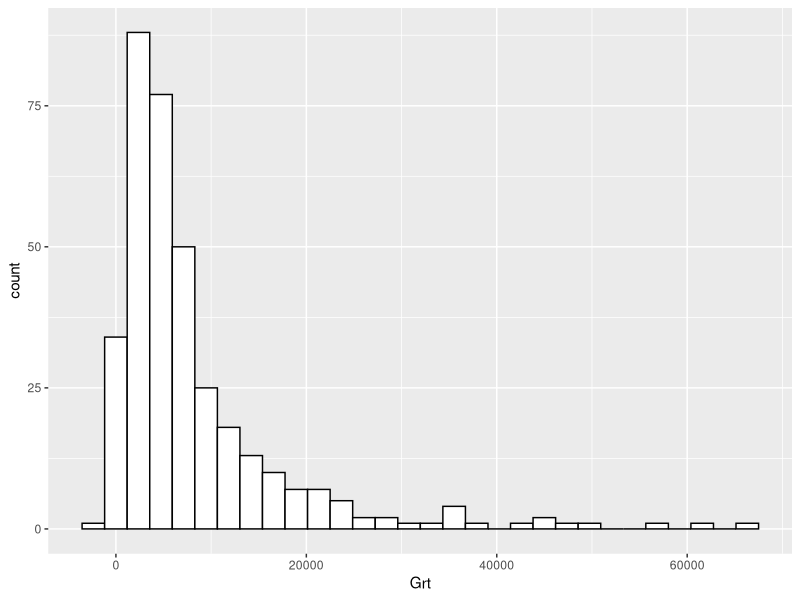
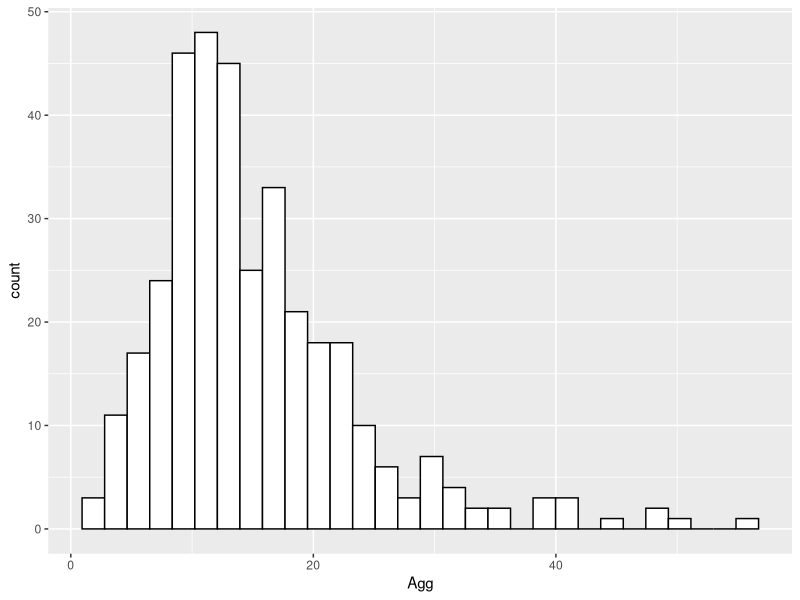
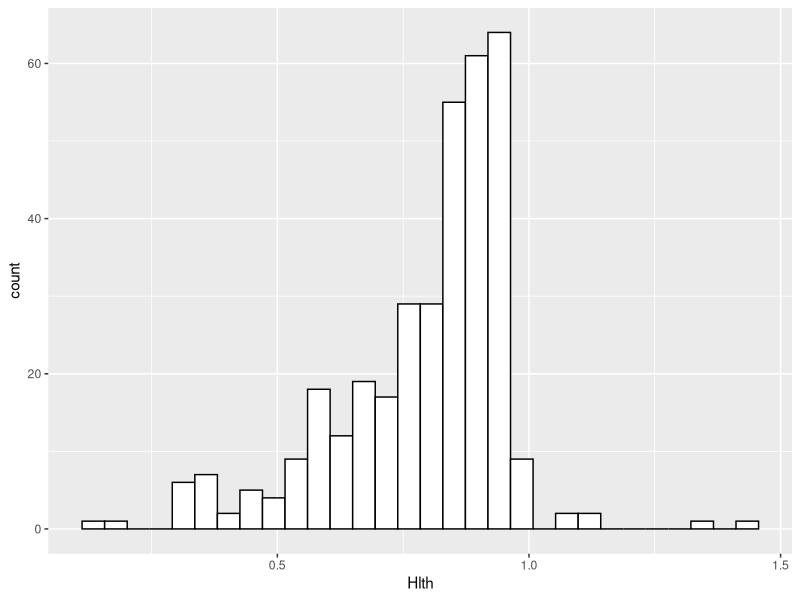
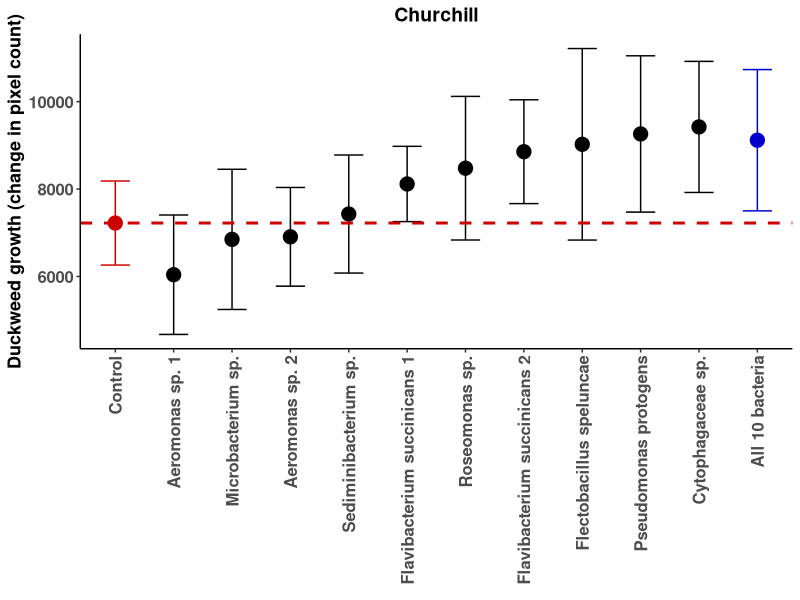
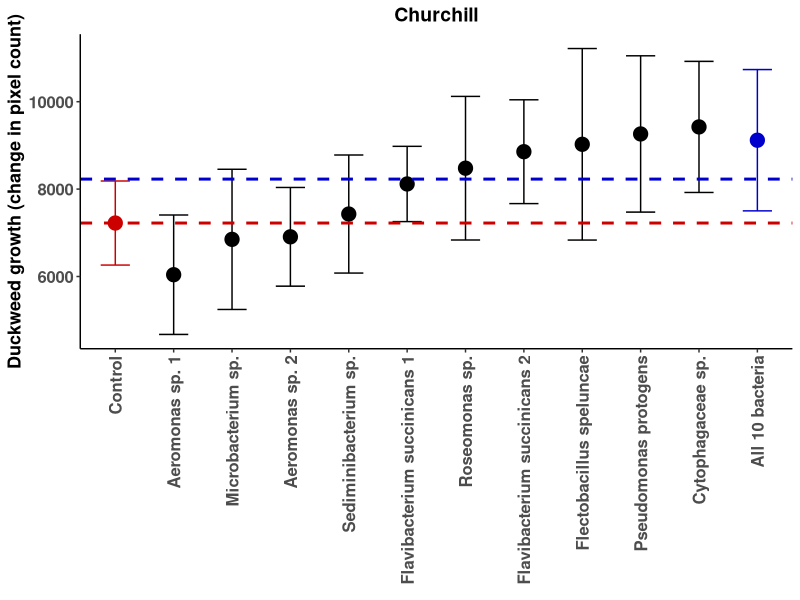
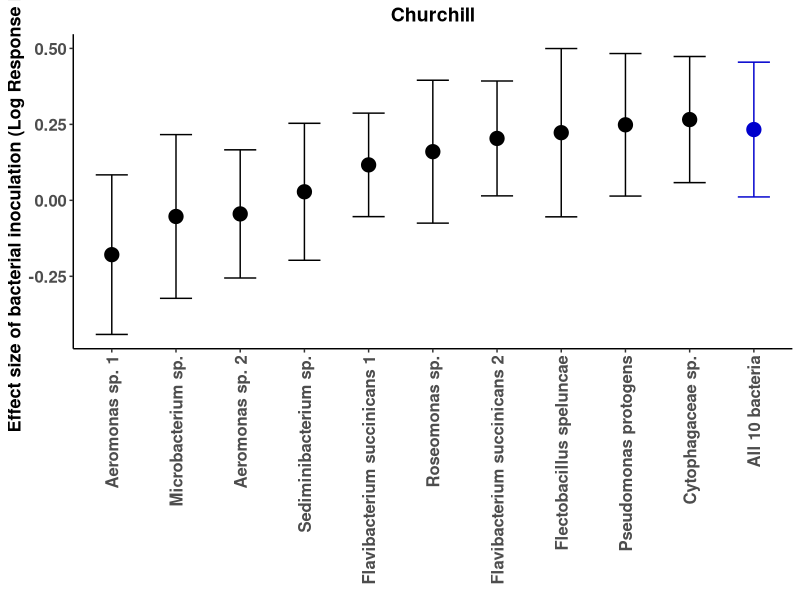
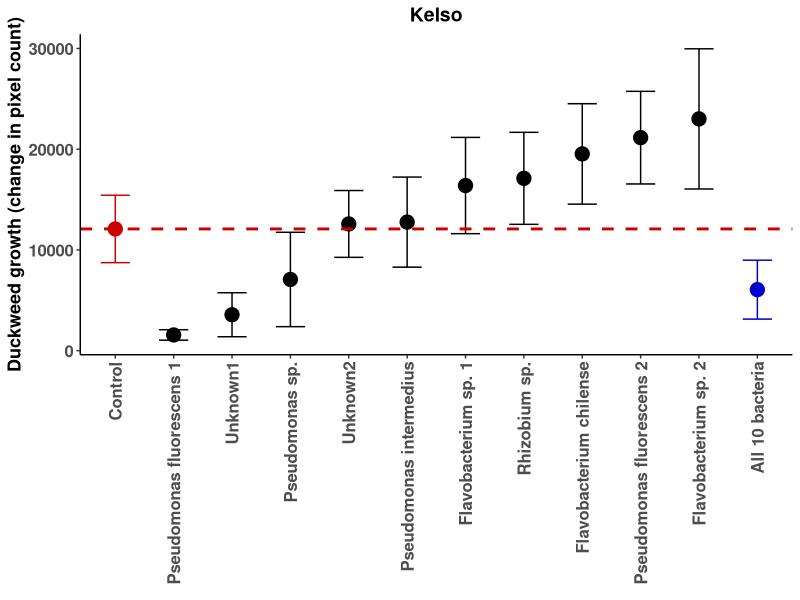
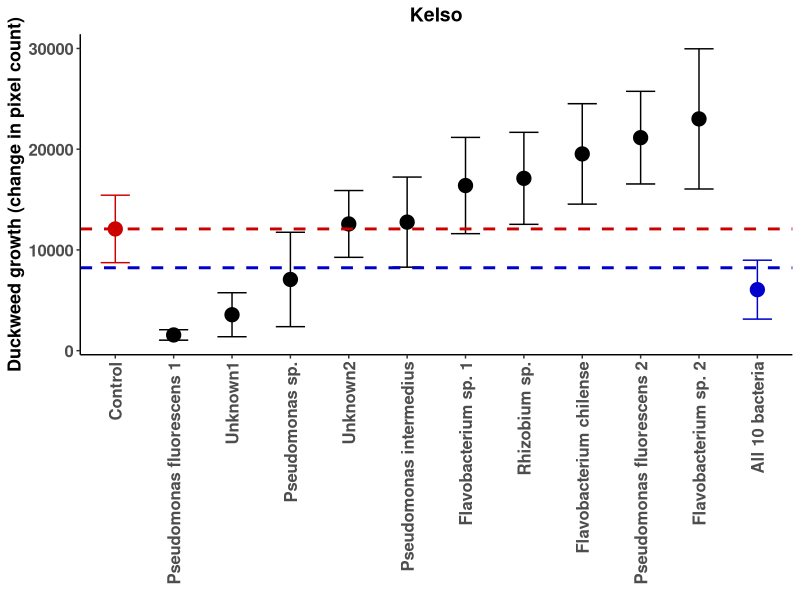

Source code (R) for these figures, in order:
## ---- chunk 1
library(ggplot2) # we need this for plotting
library(reshape2) # melting and stuff
library(plyr) # manipulating data frames
library(dplyr)
library(car) # type 3 anovas
## ---- chunk 2
setwd("C:/Users/jason/Dropbox/My PC (DESKTOP-IOO274E)/Desktop/Data/Lemna_singleinoculations/Lemna_single_inoculations")

df<-read.table('July2019CKW.txt', header=F, na.strings="", sep="\t")
names(df)<-c('pop','bac','id','frd0','pix0','per0','grn0','grnper0','frd1','pix1','per1','grn1','grnper1','notes','algae_lvl')
str(df)

#Fix the structure
df$pop<-as.factor(df$pop)
df$bac<-as.factor(df$bac)

# Add in edge (15 plates)
edge<-c(rep("Y",5), rep("N",2), rep("Y",2),rep("N",2), rep("Y",2), rep("N",2), rep("Y",2),rep("N",2), rep("Y",5))

edge2<-rep(edge,15)
df$edge<-edge2

df$edge <- as.factor(df$edge)

df$algae_lvl<-as.factor(df$algae_lvl)

#Let's generate some summary statistics. Things like greenness (health), growth (fitness), and aggregation.

df$Grt<-df$pix1 - df$pix0
df$Agg<-df$pix1/df$per1
df$Hlth<-df$grn1/df$pix1

#Check normality
ggplot(data=df, aes(x = Grt)) + geom_histogram(fill = "white", colour = "black")
# Looks pretty good

ggplot(data=df, aes(x = Agg)) + geom_histogram(fill = "white", colour = "black")
# Looks pretty good

ggplot(data=df, aes(x = Hlth)) + geom_histogram(fill = "white", colour = "black")
# Looks pretty good

#OK, let's calculate LogRR's. That way we can compare to previous and subsequent experiments. 

#Generate summary statistics.
melt_LRR<-melt(df, id.vars=c("pop", "bac"), measure.vars= "Grt", na.rm = T)
Sum_LRR<- ddply(melt_LRR, c("pop", "bac","variable"), summarise,
      mean = mean(value), sd = sd(value), count=n(),
      sem = sd(value)/sqrt(length(value)))

LRR_grt<-data.frame(matrix(ncol=5, nrow=3*11))
names(LRR_grt)<-c('pop','bac','LRR','var','SE')

LRR_grt$pop<-c(rep('C', 11), rep('K',11), rep('W', 11))
LRR_grt$bac<-rep(c("1", "10", "2", "3", "4", "5","6","7","8","9","All"), 3)

#Reference for calculating LRR's: Hedges, L. V., Gurevitch, J., & Curtis, P. S. (1999). The meta-analysis of response ratios in experimental ecology. Ecology, 80(4), 1150-1156. Equation 1

for (i in 1:11){
  LRR_grt[i,3]<-log(Sum_LRR[i+1,4]/Sum_LRR[1,4])
  LRR_grt[i,4]<-Sum_LRR[i+1,5]^2/(Sum_LRR[i+1,6]*Sum_LRR[i+1,4]^2) + Sum_LRR[1,5]^2/(Sum_LRR[1,6]*Sum_LRR[1,4]^2)
}

for (i in 12:22){
  LRR_grt[i,3]<-log(Sum_LRR[i+2,4]/Sum_LRR[13,4])
  LRR_grt[i,4]<-Sum_LRR[i+2,5]^2/(Sum_LRR[i+2,6]*Sum_LRR[i+2,4]^2) + Sum_LRR[13,5]^2/(Sum_LRR[13,6]*Sum_LRR[13,4]^2)
}

for (i in 23:33){
  LRR_grt[i,3]<-log(Sum_LRR[i+3,4]/Sum_LRR[25,4])
  LRR_grt[i,4]<-Sum_LRR[i+3,5]^2/(Sum_LRR[i+3,6]*Sum_LRR[i+3,4]^2) + Sum_LRR[25,5]^2/(Sum_LRR[25,6]*Sum_LRR[25,4]^2)
}

LRR_grt$SE<-sqrt(LRR_grt$var)

#Let's create separate dataframes for each population
dfC<-subset(df, df$pop== "Churchill")
dfK<-subset(df, df$pop== "Kelso")
dfW<-subset(df, df$pop== "Wellspring ")

# Change factor order of bacteria to reflect their effects on duckweed growth.
#First, let's change the order of bacteria, ranked by effect. 
dfC$bac<- factor(dfC$bac, levels = c("0","7","8","5","6","10","4","9","2","1","3","All"))
# Assign names from sequencing
levels(dfC$bac) <- c("Control","Aeromonas sp. 1","Microbacterium sp.","Aeromonas sp. 2","Sediminibacterium sp.","Flavibacterium succinicans 1","Roseomonas sp.","Flavibacterium succinicans 2","Flectobacillus speluncae","Pseudomonas protogens","Cytophagaceae sp.","All 10 bacteria")

dfK$bac<- factor(dfK$bac, levels = c("0","8","6","7","3","9","2","5","1","4","10","All"))
levels(dfK$bac) <- c("Control","Pseudomonas fluorescens 1","Unknown1","Pseudomonas sp.","Unknown2","Pseudomonas intermedius","Flavobacterium sp. 1","Rhizobium sp.","Flavobacterium chilense","Pseudomonas fluorescens 2","Flavobacterium sp. 2","All 10 bacteria")

dfW$bac<- factor(dfW$bac, levels = c("0","8","5","3","2","4","6","9","7","1","10","All"))
levels(dfW$bac) <- c("Control","Agrobacterium sp.","Rhizobium sp. 1","Rhizobium rosettiformes","Rhizobium helianthi","Rhizobium sp. 2","Phenylobacterium panacis","Rhizobium sp. 3","Sphingomonas sp.","Rhizobium sp. 4","Sphingomonas wittichii","All 10 bacteria")

logC<-subset(LRR_grt, LRR_grt$pop== "C")
logC$bac<- as.factor(logC$bac)
logC$bac<- factor(logC$bac, levels = c("7","8","5","6","10","4","9","2","1","3","All"))
levels(logC$bac) <- c("Aeromonas sp. 1","Microbacterium sp.","Aeromonas sp. 2","Sediminibacterium sp.","Flavibacterium succinicans 1","Roseomonas sp.","Flavibacterium succinicans 2","Flectobacillus speluncae","Pseudomonas protogens","Cytophagaceae sp.","All 10 bacteria")

logK<-subset(LRR_grt, LRR_grt$pop== "K")
logK$bac<- as.factor(logK$bac)
logK$bac<- factor(logK$bac, levels = c("8","6","7","3","9","2","5","1","4","10","All"))
levels(logK$bac) <- c("Pseudomonas fluorescens 1","Unknown1","Pseudomonas sp.","Unknown2","Pseudomonas intermedius","Flavobacterium sp. 1","Rhizobium sp.","Flavobacterium chilense","Pseudomonas fluorescens 2","Flavobacterium sp. 2","All 10 bacteria")


logW<-subset(LRR_grt, LRR_grt$pop== "W")
logW$bac<- as.factor(logW$bac)
logW$bac<- factor(logW$bac, levels = c("8","5","3","2","4","6","9","7","1","10","All"))
levels(logW$bac) <- c("Agrobacterium sp.","Rhizobium sp. 1","Rhizobium rosettiformes","Rhizobium helianthi","Rhizobium sp. 2","Phenylobacterium panacis","Rhizobium sp. 3","Sphingomonas sp.","Rhizobium sp. 4","Sphingomonas wittichii","All 10 bacteria")

## ---- chunk 3

#How does bacterial inoculation affect growth? Let's add algal level too. 
modC_Grt<-lm(Grt~bac+edge+algae_lvl,data=dfC)
Anova(modC_Grt,type=3)
summary(modC_Grt)
#edge, but not bacteria is significant here.

#What about initial and final pixel count variation?
modC_pix<-lm(pix1~bac+pix0+edge+algae_lvl,data=dfC)
Anova(modC_pix, type=3)
summary(modC_pix)
#Still just edge and pix0

#So there is really not that much going on in Churchill... let's plot!

SumC<-subset(Sum_LRR,Sum_LRR$pop=="Churchill")

#Let's change the order of bacteria, ranked by effect. 
SumC$bac<- factor(SumC$bac, levels = c("0","7","8","5","6","10","4","9","2","1","3","All"))
levels(SumC$bac) <- c("Control","Aeromonas sp. 1","Microbacterium sp.","Aeromonas sp. 2","Sediminibacterium sp.","Flavibacterium succinicans 1","Roseomonas sp.","Flavibacterium succinicans 2","Flectobacillus speluncae","Pseudomonas protogens","Cytophagaceae sp.","All 10 bacteria")


dwC <- ggplot(SumC,aes(y=mean,x=bac,colour=bac))+geom_errorbar(aes(ymin=mean-sem,ymax=mean+sem),width=0.5)+geom_point(size=4.5)
dwC <- dwC + theme_classic() + ggtitle("Churchill") + theme(plot.title = element_text(size=14, face='bold', hjust = 0.5))
dwC <- dwC + scale_colour_manual(values=c("red3","#000000","#000000","#000000","#000000","#000000","#000000","#000000","#000000","#000000","#000000","blue3"))
dwC <- dwC + theme(legend.title=element_blank())
dwC <- dwC + theme(legend.position = "none")
dwC <- dwC + labs(x= element_blank()) 
dwC <- dwC + labs(y= "Duckweed growth (change in pixel count)")
dwC <- dwC + geom_hline(yintercept=7223.6, linetype="dashed", color = "red3",size=1)
dwC <- dwC + theme(axis.text.x = element_text(angle = 90, hjust=1,vjust=0.5))
#dwC <- dwC + ylim(12000,40000)
dwC <- dwC + theme(axis.text = element_text(face="bold", size=12))
dwC <- dwC + theme(axis.title = element_text(face="bold", size=13))
dwC

#Let's add a line predicting additive effects. 
base_grtC<-SumC[1,4]
SumC$bac_eff<-(SumC$mean - base_grtC)/10
add_predC<-sum(SumC$bac_eff[2:12]) +base_grtC

dwC <- dwC + geom_hline(yintercept=add_predC, linetype="dashed", color = "blue3",size=1)
dwC

#LogRRs

logC_plt <- ggplot(logC,aes(y=LRR,x=bac,colour=bac))+geom_errorbar(aes(ymin=LRR-SE,ymax=LRR+SE),width=0.5)+geom_point(size=4.5)
logC_plt <- logC_plt + theme_classic() + ggtitle("Churchill") + theme(plot.title = element_text(size=14, face='bold', hjust = 0.5))
logC_plt <- logC_plt + scale_colour_manual(values=c("#000000","#000000","#000000","#000000","#000000","#000000","#000000","#000000","#000000","#000000","blue3"))
logC_plt <- logC_plt + theme(legend.title=element_blank())
logC_plt <- logC_plt + theme(legend.position = "none")
logC_plt <- logC_plt + labs(x= element_blank()) 
logC_plt <- logC_plt + labs(y= "Effect size of bacterial inoculation (Log Response Ratio)")
logC_plt <- logC_plt + theme(axis.text.x = element_text(angle = 90, hjust=1,vjust=0.5))
#dwC <- dwC + ylim(12000,40000)
logC_plt <- logC_plt + theme(axis.text = element_text(face="bold", size=12))
logC_plt <- logC_plt + theme(axis.title = element_text(face="bold", size=13))
logC_plt
## ---- chunk 4

#How does bacterial inoculation affect growth? Let's add algal level too. 
modK_Grt<-lm(Grt~bac+edge+algae_lvl,data=dfK)
Anova(modK_Grt,type=3)
summary(modK_Grt)
#edge, algae, and bacteria are all significant here. 

#What about initial and final pixel count variation?
modK_pix<-lm(pix1~bac+pix0+edge+algae_lvl,data=dfK)
Anova(modK_pix, type=3)
summary(modK_pix)
#Still bac, edge, and algae (and pix0 obviously)

#So bacterial identity matters in Kelso

SumK<-subset(Sum_LRR,Sum_LRR$pop=="Kelso")

#Let's change the order of bacteria, ranked by effect. 
SumK$bac<- factor(SumK$bac, levels = c("0","8","6","7","3","9","2","5","1","4","10","All"))
levels(SumK$bac) <- c("Control","Pseudomonas fluorescens 1","Unknown1","Pseudomonas sp.","Unknown2","Pseudomonas intermedius","Flavobacterium sp. 1","Rhizobium sp.","Flavobacterium chilense","Pseudomonas fluorescens 2","Flavobacterium sp. 2","All 10 bacteria")

dwK <- ggplot(SumK,aes(y=mean,x=bac,colour=bac))+geom_errorbar(aes(ymin=mean-sem,ymax=mean+sem),width=0.5)+geom_point(size=4.5)
dwK <- dwK + theme_classic() + ggtitle("Kelso") + theme(plot.title = element_text(size=14, face='bold', hjust = 0.5))
dwK <- dwK + scale_colour_manual(values=c("red3","#000000","#000000","#000000","#000000","#000000","#000000","#000000","#000000","#000000","#000000","blue3"))
dwK <- dwK + theme(legend.title=element_blank())
dwK <- dwK + theme(legend.position = "none")
dwK <- dwK + labs(x= element_blank()) 
dwK <- dwK + labs(y= "Duckweed growth (change in pixel count)")
dwK <- dwK + geom_hline(yintercept=12082.6, linetype="dashed", color = "red3",size=1)
dwK <- dwK + theme(axis.text.x = element_text(angle = 90, hjust=1,vjust=0.5))
#dwK <- dwK + ylim(12000,40000)
dwK <- dwK + theme(axis.text = element_text(face="bold", size=12))
dwK <- dwK + theme(axis.title = element_text(face="bold", size=13))
dwK

#Let's add a line predicting additive effects. 
base_grtK<-SumK[1,4]
SumK$bac_eff<-(SumK$mean - base_grtK)/10
add_predK<-sum(SumK$bac_eff[2:12]) +base_grtK

dwK <- dwK + geom_hline(yintercept=add_predC, linetype="dashed", color = "blue3",size=1)
dwK

#LogRRs

logK_plt <- ggplot(logK,aes(y=LRR,x=bac,colour=bac))+geom_errorbar(aes(ymin=LRR-SE,ymax=LRR+SE),width=0.5)+geom_point(size=4.5)
logK_plt <- logK_plt + theme_classic() + ggtitle("Kelso") + theme(plot.title = element_text(size=14, face='bold', hjust = 0.5))
logK_plt <- logK_plt + scale_colour_manual(values=c("#000000","#000000","#000000","#000000","#000000","#000000","#000000","#000000","#000000","#000000","blue3"))
logK_plt <- logK_plt + theme(legend.title=element_blank())
logK_plt <- logK_plt + theme(legend.position = "none")
logK_plt <- logK_plt + labs(x= element_blank()) 
logK_plt <- logK_plt + labs(y= "Effect size of bacterial inoculation (Log Response Ratio)")
logK_plt <- logK_plt + theme(axis.text.x = element_text(angle = 90, hjust=1,vjust=0.5))
#dwC <- dwC + ylim(12000,40000)
logK_plt <- logK_plt + theme(axis.text = element_text(face="bold", size=12))
logK_plt <- logK_plt + theme(axis.title = element_text(face="bold", size=13))
logK_plt
## ---- chunk 5

#How does bacterial inoculation affect growth? Let's add algal level too. 
modW_Grt<-lm(Grt~bac+edge+algae_lvl,data=dfW)
Anova(modW_Grt,type=3)
summary(modW_Grt)
#edge, but not bacteria is significant here. Bac 8 is significantly negative though!

#What about initial and final pixel count variation?
modW_pix<-lm(pix1~bac+pix0+edge+algae_lvl,data=dfW)
Anova(modW_pix, type=3)
summary(modW_pix)
#Just pix0

#So there is really not that much going on in Wellspring... let's plot!

SumW<-subset(Sum_LRR,Sum_LRR$pop=="Wellspring ")

#Let's change the order of bacteria, ranked by effect. 
SumW$bac<- factor(SumW$bac, levels = c("0","8","5","3","2","4","6","9","7","1","10","All"))
levels(SumW$bac) <- c("Control","Agrobacterium sp.","Rhizobium sp. 1","Rhizobium rosettiformes","Rhizobium helianthi","Rhizobium sp. 2","Phenylobacterium panacis","Rhizobium sp. 3","Sphingomonas sp.","Rhizobium sp. 4","Sphingomonas wittichii","All 10 bacteria")


dwW <- ggplot(SumW,aes(y=mean,x=bac,colour=bac))+geom_errorbar(aes(ymin=mean-sem,ymax=mean+sem),width=0.5)+geom_point(size=4.5)
dwW <- dwW + theme_classic() + ggtitle("Wellspring") + theme(plot.title = element_text(size=14, face='bold', hjust = 0.5))
dwW <- dwW + scale_colour_manual(values=c("red3","#000000","#000000","#000000","#000000","#000000","#000000","#000000","#000000","#000000","#000000","blue3"))
dwW <- dwW + theme(legend.title=element_blank())
dwW <- dwW + theme(legend.position = "none")
dwW <- dwW + labs(x= element_blank()) 
dwW <- dwW + labs(y= "Duckweed growth (change in pixel count)")
dwW <- dwW + geom_hline(yintercept=4192.889, linetype="dashed", color = "red3",size=1)
dwW <- dwW + theme(axis.text.x = element_text(angle = 90, hjust=1,vjust=0.5))
#dwC <- dwC + ylim(12000,40000)
dwW <- dwW + theme(axis.text = element_text(face="bold", size=12))
dwW <- dwW + theme(axis.title = element_text(face="bold", size=13))
dwW

#Let's add a line predicting additive effects. 
base_grtW<-SumW[1,4]
SumW$bac_eff<-(SumW$mean - base_grtW)/10
add_predW<-sum(SumW$bac_eff[2:12]) +base_grtW

dwW <- dwW + geom_hline(yintercept=add_predW, linetype="dashed", color = "blue3",size=1)
dwW

#LogRRs

logW_plt <- ggplot(logW,aes(y=LRR,x=bac,colour=bac))+geom_errorbar(aes(ymin=LRR-SE,ymax=LRR+SE),width=0.5)+geom_point(size=4.5)
logW_plt <- logW_plt + theme_classic() + ggtitle("Wellspring") + theme(plot.title = element_text(size=14, face='bold', hjust = 0.5))
logW_plt <- logW_plt + scale_colour_manual(values=c("#000000","#000000","#000000","#000000","#000000","#000000","#000000","#000000","#000000","#000000","blue3"))
logW_plt <- logW_plt + theme(legend.title=element_blank())
logW_plt <- logW_plt + theme(legend.position = "none")
logW_plt <- logW_plt + labs(x= element_blank()) 
logW_plt <- logW_plt + labs(y= "Effect size of bacterial inoculation (Log Response Ratio)")
logW_plt <- logW_plt + theme(axis.text.x = element_text(angle = 90, hjust=1,vjust=0.5))
#dwC <- dwC + ylim(12000,40000)
logW_plt <- logW_plt + theme(axis.text = element_text(face="bold", size=12))
logW_plt <- logW_plt + theme(axis.title = element_text(face="bold", size=13))
logW_plt
## ---- chunk 6

